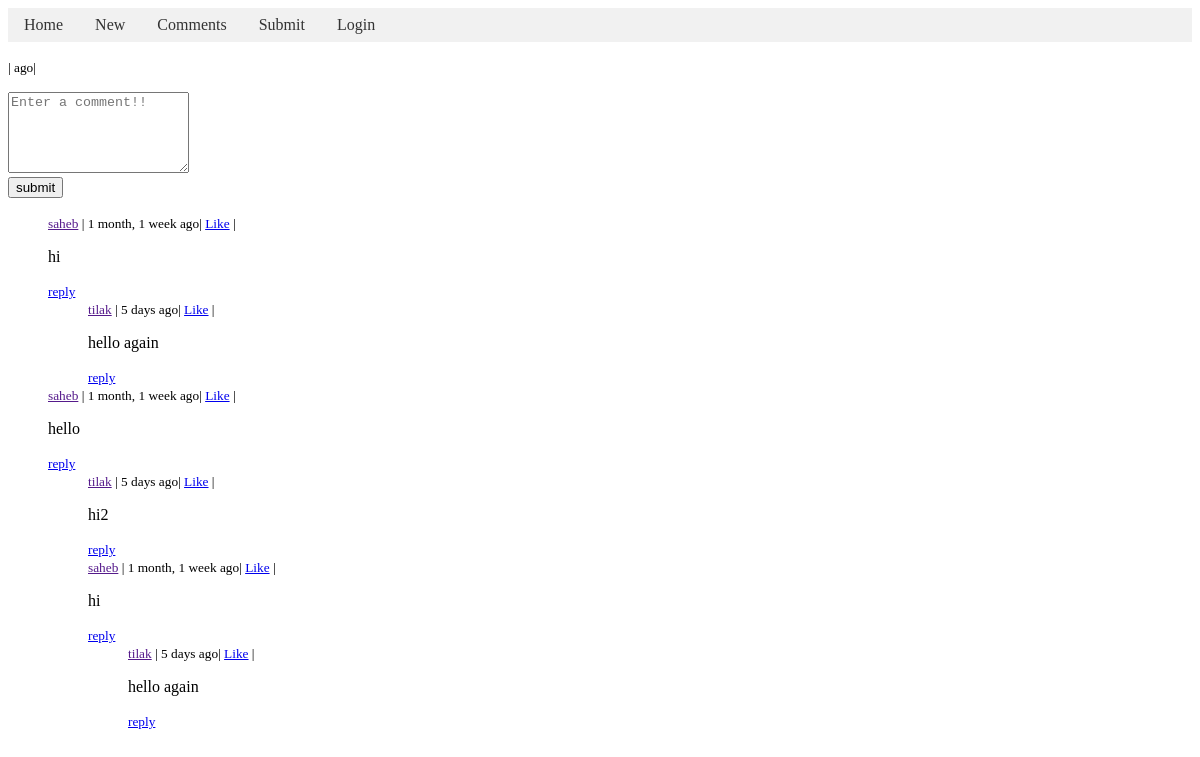
Page /userItems/?id=saheb on the earlier database version.
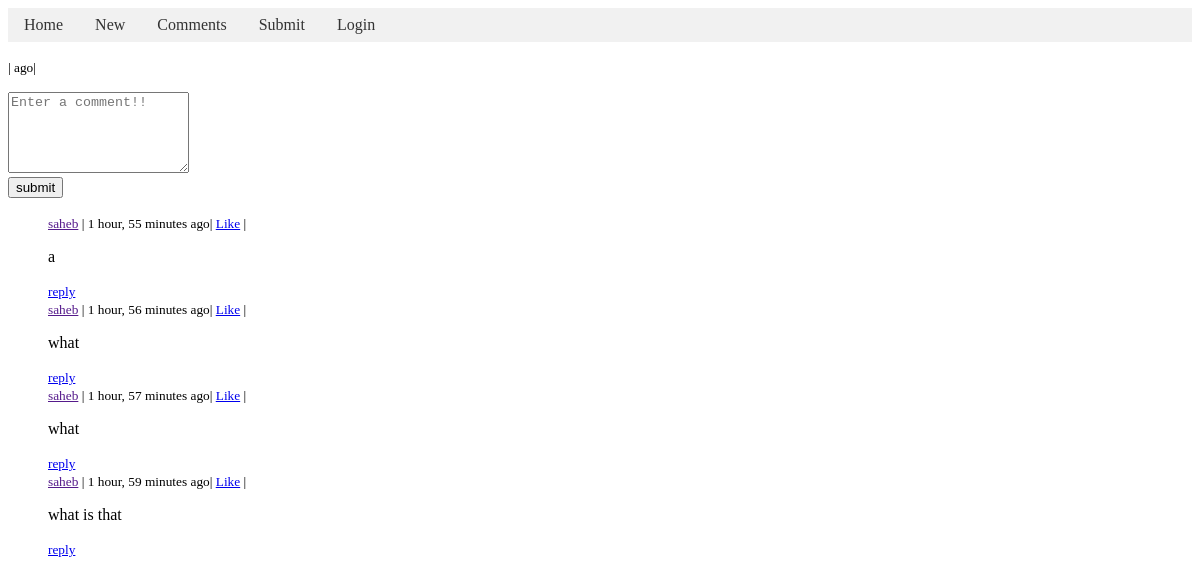
Same page on the later database version.
### base/models.py (models this page shows, shortened)
class Comment(models.Model):
    user = models.ForeignKey(User, on_delete=models.CASCADE)
    created = models.DateTimeField(auto_now_add=True)
    parent = models.ForeignKey('self', on_delete=models.CASCADE, blank=True, null=True)
    body = models.TextField(max_length=200)
    post = models.ForeignKey(Post, on_delete=models.CASCADE, default=1)
    up_users = models.ManyToManyField(User, related_name='upvoted_comments')
    class Meta:
        ordering = ['-created']

class User(AbstractUser):
    name = models.TextField(max_length=200, null=True)
    username = models.TextField(max_length=200, null=False, unique=True)
    email = models.EmailField(null=True)
    about = models.TextField(max_length=200, null=True)
    created = models.DateTimeField(auto_now_add=True)
    fav_posts = models.ManyToManyField('Post', related_name='fav_by')
    fav_comments = models.ManyToManyField('Comment', related_name='fav_by')
    def __str__(self):
        return self.username

### base/views.py (the view)
# urls.py: path('userItems/', views.getprofileItems, name='userItems'),
def getprofileItems(request):
    username = request.GET.get('id')
    user = User.objects.get(username=username)
    obj = request.GET.get('obj')
    if obj == 'post':
        p = request.GET.get('p')
        if p == None:
            p = 1
        p = int(p)
        posts = Post.objects.get(user=user)
        posts = rank_posts(posts)
        context = pagination(p=p, post_per_page=10, obj=posts)
        return render(request, 'base/new.html', context)
    else:
        comments = Comment.objects.filter(user=user)
        context = {"obj":obj, "comments":comments}
    return render(request, 'base/userItems.html', context)

### base/templates/base/userItems.html (shortened to what this page needs)
{% extends 'main.html' %}
{% block content %}
<div>
        <p>
            <small><a href="" target="_blank">{{parent_comment.user}}</a> |
                {{parent_comment.created|timesince}} ago|
            </small>
        </p>
</div>
<div>
    {% include 'base/comment_form.html' %}
</div>
{% include 'base/comment_tree.html' with comments=comments %}
{% endblock content %}

### base/templates/base/comment_tree.html
<ul style="list-style: none;">
    {% for comment in comments %}
        <li>
            <div>
                <small><a href="" target="_blank">{{comment.user}}</a> |
                    {{comment.created|timesince}} ago| {% if request.user not in comment.up_users.all %} <a href="{% url 'upvote' 'c' comment.id %}">Like</a>
                    {% else %} <a href="{% url 'dvote' 'c' comment.id %}">Unlike</a>{% endif %} | {% if request.user == comment.user %} <a href = "{% url 'deleteComment' %}?id={{comment.id}}">Delete</a>{% endif %}
                </small>
                <p>
                     {{comment.body}}
                </p>
                <small>
                    <a href="{% url 'items' %}?id={{comment.id}}&reply_to=comment">reply</a>
                </small>
            </div>
                {% include "base/comment_tree.html" with comments=comment.comment_set.all %}
        </li>
    {% endfor %}
</ul>

Differences in the rows shown:
removed Comment: user "saheb", created "1 month, 1 week", shows "Like", body "hi"
removed Comment: user "tilak", created "5 days", shows "Like", body "hello again"
removed Comment: user "saheb", created "1 month, 1 week", shows "Like", body "hello"
no longer on this page (row edited): Comment: user "tilak", created "5 days", shows "Like", body "hi2", shown under "saheb"
added Comment: user "saheb", created "1 hour, 55 minutes", shows "Like", body "a"
added Comment: user "saheb", created "1 hour, 56 minutes", shows "Like", body "what"
added Comment: user "saheb", created "1 hour, 57 minutes", shows "Like", body "what"
added Comment: user "saheb", created "1 hour, 59 minutes", shows "Like", body "what is that"
